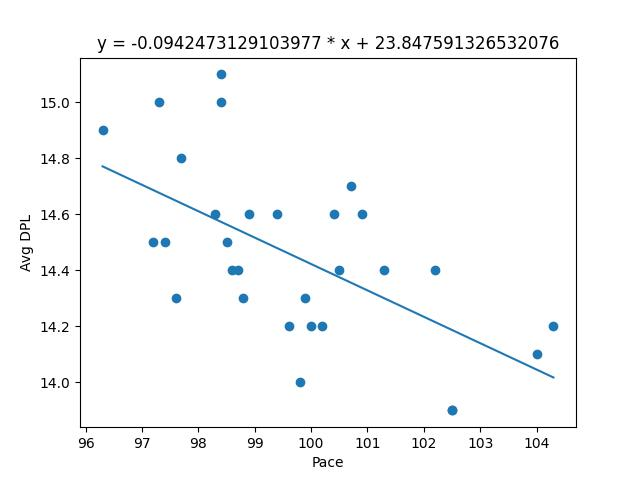

This figure's Python source:
import pandas as pd
from bs4 import BeautifulSoup
import requests
import numpy as np
import matplotlib.pyplot as plt
from sklearn.linear_model import LinearRegression

import ssl
ssl._create_default_https_context = ssl._create_unverified_context


url = "https://dunksandthrees.com/"
req = requests.get(url)

soup = BeautifulSoup(req.content, 'html.parser')
tabela = soup.find(name='table')





df = pd.read_html(str(tabela))[0]
pace = []
dpl = []

for i in range(len(df)-2):
    pace.append(float(df.iloc[i][8].split()[0]))
    dpl.append(float(df.iloc[i][10].split()[0]))



z = [x for x in zip(pace, dpl)]

z.sort(key = lambda x: x[0], reverse=True)


pace = np.array([x[0] for x in z]).reshape(-1, 1)
dpl = np.array([x[1] for x in z])

reg = LinearRegression().fit(pace, dpl)
X, Y = reg.coef_[0], reg.intercept_

plt.scatter(pace, dpl)
plt.plot(pace, X * pace + Y)
plt.xlabel('Pace')
plt.title(f"y = {X} * x + {Y}".format(np.round(X, 2), np.round(Y, 2)))
plt.ylabel('Avg DPL')
plt.savefig('dat.jpg')
plt.show()
